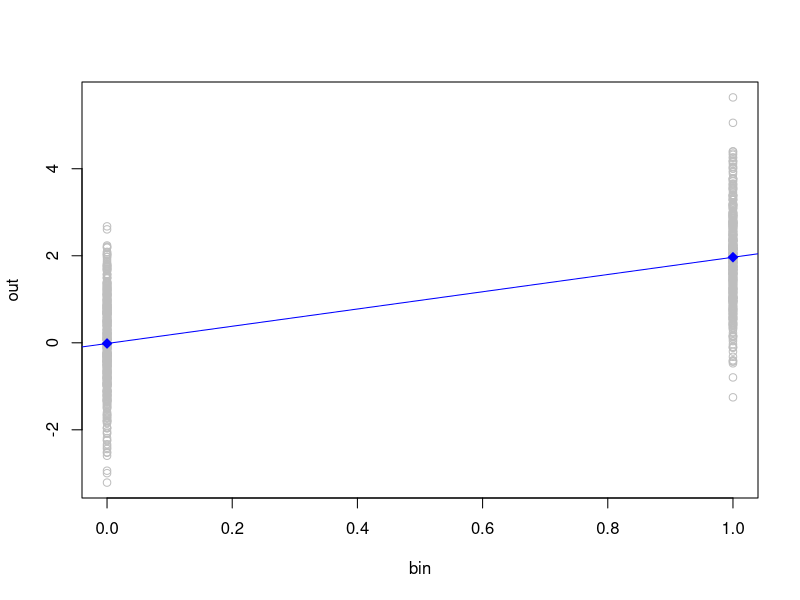
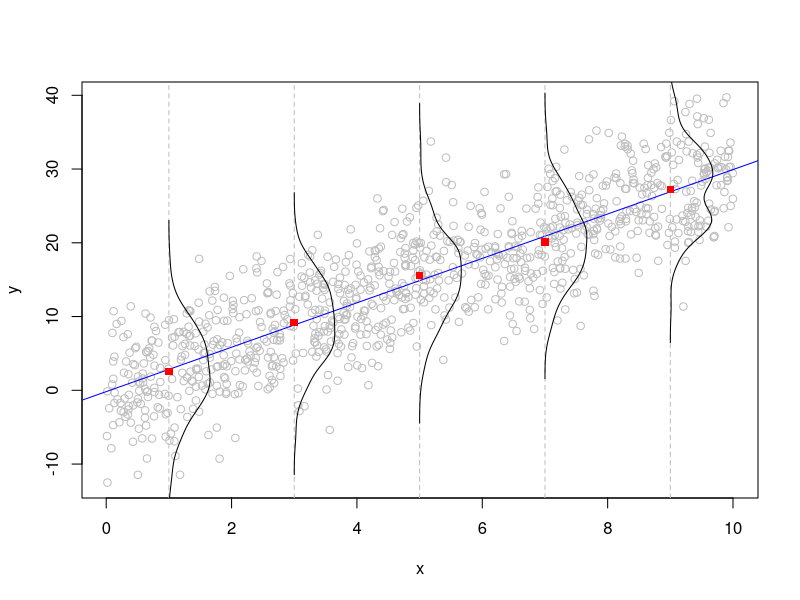
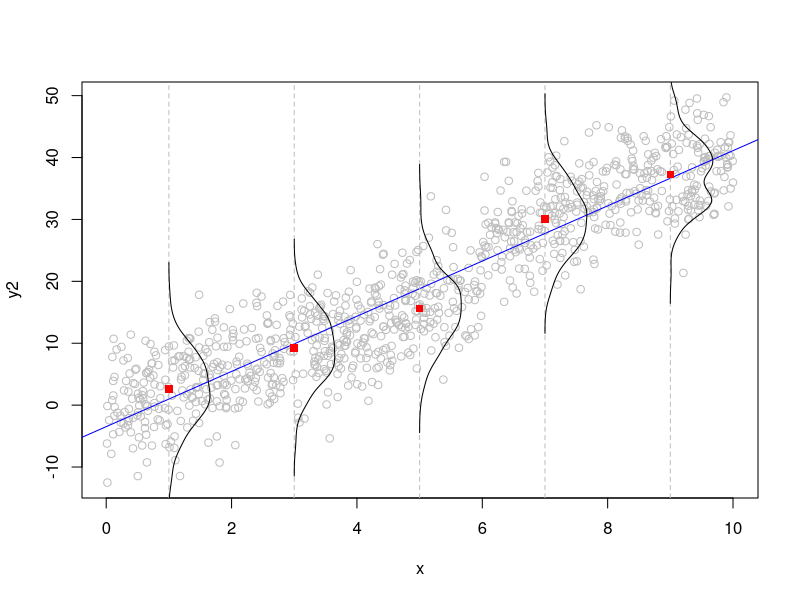
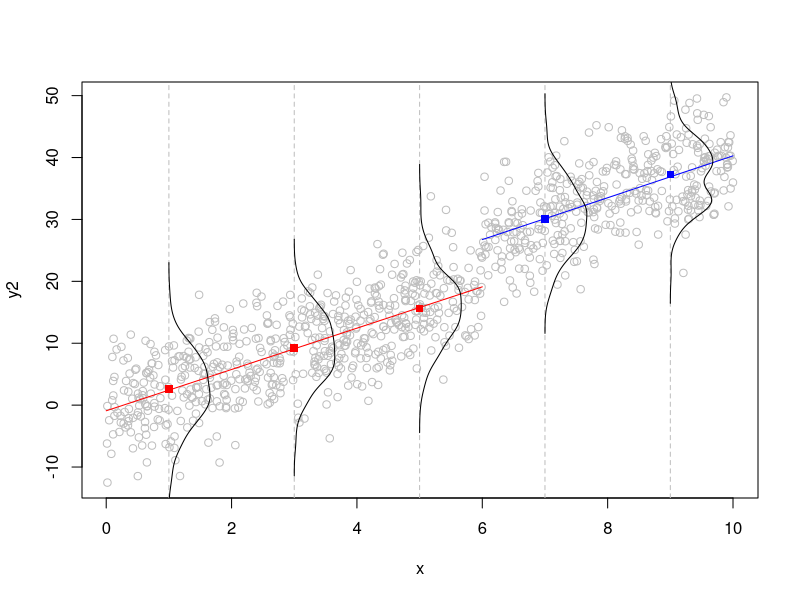
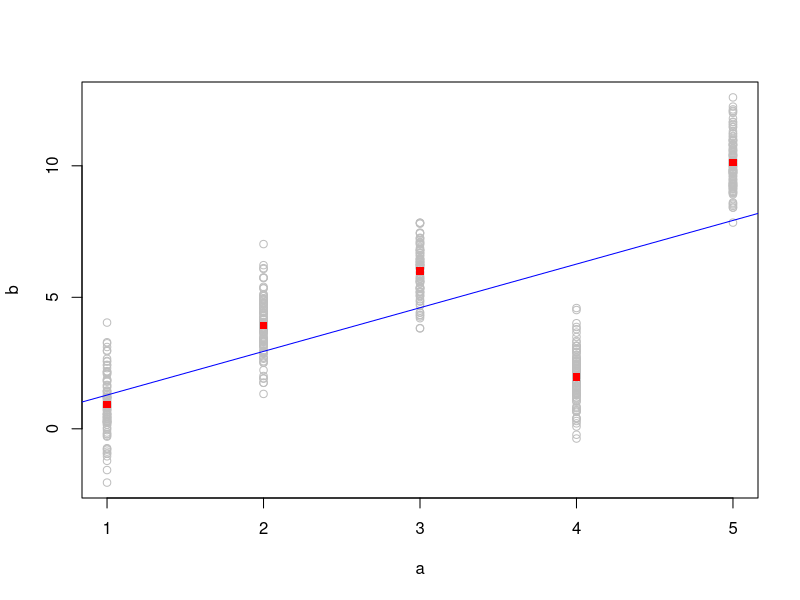
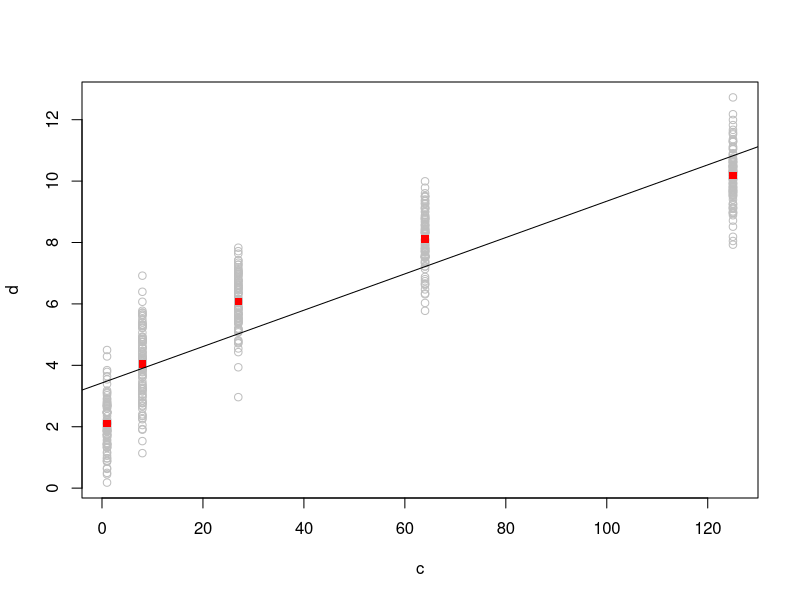
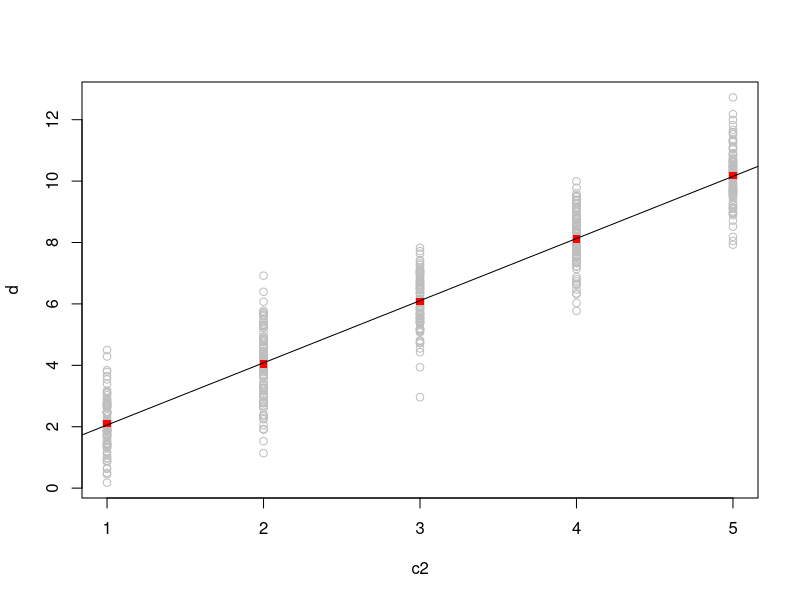
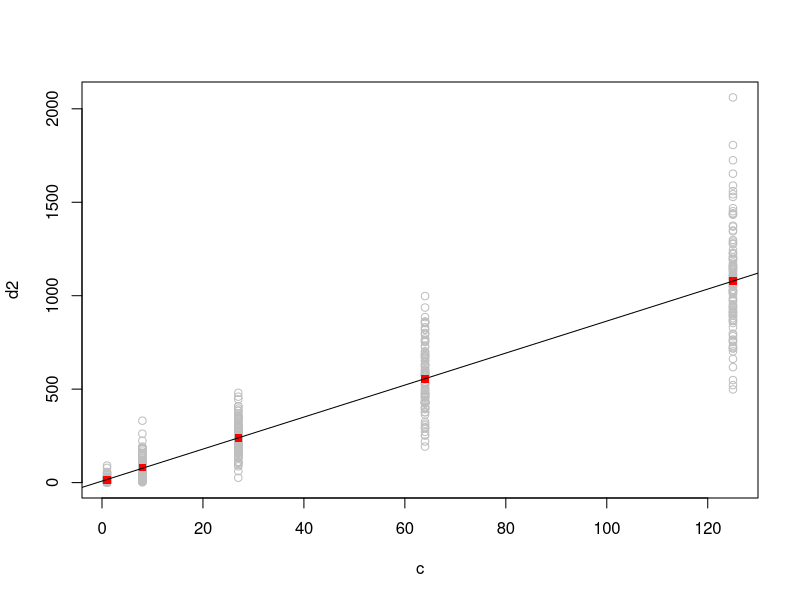

Source code (R) for these figures, in order:
#' # Bivariate Regression #
#'
#' ## Regression on a binary covariate ##
#' The easiest way to understand bivariate regression is to view it as equivalent to a two-sample t-test.
#' Imagine we have a binary variable (like male/female or treatment/control):
set.seed(1)
bin <- rbinom(1000,1,.5)
#' Then we have an outcome that is influenced by that group:
out <- 2*bin + rnorm(1000)
#' We can use `by` to calculate the treatment group means:
by(out, bin, mean)
#' This translates to a difference of:
diff(by(out, bin, mean))
#' A two-sample t-test shows us whether there is a significant difference between the two groups:
t.test(out~bin)
#' If we run a linear regression, we find that the mean-difference is the same as the regression slope:
lm(out~bin)
#' And t-statistic (and its significance) for the regression slope matches that from the t.test:
summary(lm(out~bin))$coef[2,]
#' It becomes quite easy to see this visually in a plot of the regression:
plot(out~bin, col='gray')
points(0:1,by(out,bin,mean),col='blue',bg='blue',pch=23)
abline(coef(lm(out~bin)), col='blue')
#'
#'
#' ## Regression on a continuous covariate ##
#' A regression involving a continuous covariate is similar, but rather than representing the difference in means between two groups (with the covariate is binary), it represents the conditional mean of the outcome at each level of the covariate.
#' We can see this in some simple fake data:
set.seed(1)
x <- runif(1000,0,10)
y <- 3*x + rnorm(1000,0,5)
#' Here, we'll cut our covariate into five levels and estimate the density of the outcome `y` in each of those levels:
x1 <- ifelse(x<2,1,ifelse(x >=2 & x<4,2,ifelse(x >=4 & x<6,3,ifelse(x >=6 & x<8,4,ifelse(x >=8 & x<10,5,NA)))))
d1 <- density(y[x1==1])
d2 <- density(y[x1==2])
d3 <- density(y[x1==3])
d4 <- density(y[x1==4])
d5 <- density(y[x1==5])
#' We'll then use those values to show how the regression models the mean of `y` conditional on `x`. Let's start with the model:
m1 <- lm(y~x)
#' It is also worth highlighting that, in a bivariate regression model, the regression slope is simply a weighted version of the correlation coefficient. We can see this by calculating the correlation between `x` and `y` and then weighting that by the ratio of the covariances of each. You'll see that this is exactly the slope coefficient reported by R:
cor(y,x)
slope <- cor(y,x) * sqrt( cov(y,y) / cov(x,x) ) # manually calculate coefficient as weighted correlation
coef(m1)[2] # coefficient on x
slope
#'
#' But let's plot the data to get a better understanding of what it looks like:
plot(x,y, col='gray')
# add the regression equation:
abline(coef(m1), col='blue')
# add the conditional densities:
abline(v=c(1,3,5,7,9), col='gray', lty=2)
points(1+d1$y*10, d1$x, type='l', col='black')
points(3+d2$y*10, d2$x, type='l', col='black')
points(5+d3$y*10, d3$x, type='l', col='black')
points(7+d4$y*10, d4$x, type='l', col='black')
points(9+d5$y*10, d5$x, type='l', col='black')
# add points representing conditional means:
points(1,mean(y[x1==1]), col='red', pch=15)
points(3,mean(y[x1==2]), col='red', pch=15)
points(5,mean(y[x1==3]), col='red', pch=15)
points(7,mean(y[x1==4]), col='red', pch=15)
points(9,mean(y[x1==5]), col='red', pch=15)
#'
#' As is clear, the regression line travels through the conditional means of `y` at each level of `x`. We can also see in the densities that `y` is approximately normally distributed at each value of `x` (because we made our data that way). These data thus nicely satisfy the assumptions for linear regression.
#'
#' Obviously, our data rarely satisfy those assumptions so nicely. We can modify our fake data to have less desirable properties and see how that affects our inference. Let's put a discontinuity in our `y` value by simply increasing it by 10 for all values of `x` greater than 6:
y2 <- y
y2[x>6] <- y[x>6] + 10
#' We can build a new model for these data:
m2 <- lm(y2~x)
#' Let's estimate the conditional densities, as we did above, but for the new data:
e1 <- density(y2[x1==1])
e2 <- density(y2[x1==2])
e3 <- density(y2[x1==3])
e4 <- density(y2[x1==4])
e5 <- density(y2[x1==5])
#' And then let's look at how that model fits the new data:
plot(x,y2, col='gray')
# add the regression equation:
abline(coef(m2), col='blue')
# add the conditional densities:
abline(v=c(1,3,5,7,9), col='gray', lty=2)
points(1+e1$y*10, e1$x, type='l', col='black')
points(3+e2$y*10, e2$x, type='l', col='black')
points(5+e3$y*10, e3$x, type='l', col='black')
points(7+e4$y*10, e4$x, type='l', col='black')
points(9+e5$y*10, e5$x, type='l', col='black')
# add points representing conditional means:
points(1,mean(y2[x1==1]), col='red', pch=15)
points(3,mean(y2[x1==2]), col='red', pch=15)
points(5,mean(y2[x1==3]), col='red', pch=15)
points(7,mean(y2[x1==4]), col='red', pch=15)
points(9,mean(y2[x1==5]), col='red', pch=15)
#' As should be clear in the plot, the line no longer goes through the conditional means (see, especially, the third density curve) because the outcome `y` is not a linear function of `x`.
#' To obtain a better fit, we can estimate two separate lines, one on each side of the discontinuing:
m3a <- lm(y2[x<=6] ~ x[x<=6])
m3b <- lm(y2[x>6] ~ x[x>6])
#' Now let's redraw our data and the plot for `x<=6` in red and the plot for `x>6` in blue:
plot(x,y2, col='gray')
segments(0,coef(m3a)[1],6,coef(m3a)[1]+6*coef(m3a)[2], col='red')
segments(6,coef(m3b)[1]+(6*coef(m3b)[2]),10,coef(m3b)[1]+10*coef(m3b)[2], col='blue')
# redraw the densities:
abline(v=c(1,3,5,7,9), col='gray', lty=2)
points(1+e1$y*10, e1$x, type='l', col='black')
points(3+e2$y*10, e2$x, type='l', col='black')
points(5+e3$y*10, e3$x, type='l', col='black')
points(7+e4$y*10, e4$x, type='l', col='black')
points(9+e5$y*10, e5$x, type='l', col='black')
# redraw points representing conditional means:
points(1,mean(y2[x1==1]), col='red', pch=15)
points(3,mean(y2[x1==2]), col='red', pch=15)
points(5,mean(y2[x1==3]), col='red', pch=15)
points(7,mean(y2[x1==4]), col='blue', pch=15)
points(9,mean(y2[x1==5]), col='blue', pch=15)
#' Our two new models `m3a` and `m3b` are better fits to the data because they satisfy the requirement that the regression line travel through the conditional means of `y`.
#' Thus, regardless of the form of our covariate(s), our regression models only provide valid inference if the regression line travels through the conditional mean of `y` for every value of `x`.
#'
#' ## Regression on a discrete covariate ##
#' Binary and continuous covariates are easy to model, but we often have data that are not binary or continuous, but instead are categorical. Building regression models with these kinds of variables gives us many options to consider. In particular, developing a model that points through the conditional means of the outcome can be more complicated because the relationship between the outcome and a categorical covariate (if treated as continuous) is unlikely to be linear. We then have to decide how best to model the data.
#' Let's start with some fake data to illustrate this:
a <- sample(1:5, 500, TRUE)
b <- numeric(length=500)
b[a==1] <- a[a==1] + rnorm(sum(a==1))
b[a==2] <- 2*a[a==2] + rnorm(sum(a==2))
b[a==3] <- 2*a[a==3] + rnorm(sum(a==3))
b[a==4] <- .5*a[a==4] + rnorm(sum(a==4))
b[a==5] <- 2*a[a==5] + rnorm(sum(a==5))
#' Let's treat `a` as a continuous covariate, assume the a-b relationship is linear, and build the corresponding linear regression model:
n1 <- lm(b~a)
#' We can see the relationship in the data by plotting `b` as a function of `a`:
plot(a,b,col='gray')
abline(coef(n1), col='blue')
# draw points representing conditional means:
points(1,mean(b[a==1]), col='red', pch=15)
points(2,mean(b[a==2]), col='red', pch=15)
points(3,mean(b[a==3]), col='red', pch=15)
points(4,mean(b[a==4]), col='red', pch=15)
points(5,mean(b[a==5]), col='red', pch=15)
#' Clearly, the regression line misses the conditional mean values of `b` at all values of `a`. Our model is therefore not very good.
#' To correct for this, we can either (1) attempt to transform our variables to force a straight-line (which probably isn't possible in this case, but might be if the relationship were curvilinear) or (2) convert the `a` covariate to a factor and thus model the relationship as a series of indicator (or "dummy") variables.
#'
#' ## Discrete covariate as factor ##
#' When we treat a discrete covariate as a factor, R automatically transforms the variable into a series of indicator variables during the estimation of the regression. Let's compare our original model to this new model:
# our original model (treating `a` as continuous):
summary(n1)
# our new model:
n2 <- lm(b ~ factor(a))
summary(n2)
#' Obviously, the regression output is quite different for the two models. For `n1`, we see the slope of the line we drew in the plot above. For `n2`, we instead see the slopes comparing `b` for `a==1` to `b` for all other levels of `a` (i.e., dummy coefficient slopes).
#' R defaults to taking the lowest factor level as the baseline, but we can change this by reordering the levels of the factor:
# a==5 as baseline:
summary(lm(b ~ factor(a, levels=5:1)))
# a==4 as baseline:
summary(lm(b ~ factor(a, levels=c(4,1,2,3,5))))
#' Another approach is model the regression without an intercept:
# a==1 as baseline with no intercept:
n3 <- lm(b ~ 0 + factor(a))
summary(n3)
#' In this model, the coefficients are exactly the conditionals of `b` for each value of `a`:
coef(n3) # coefficients
sapply(1:5, function(x) mean(b[a==x])) # conditional means
#' All of these models produce the same substantive inference, but might simplify interpretation in any particular situation.
#'
#' ##Variable transformations ##
#' Sometimes, rather than forcing the categorical variable to be a set of indicators through the use of `factor`, we can treat the covariate as continuous once we transform it or the outcome in some way.
#' Let's start with some fake data (based on our previous example):
c <- a^3
d <- 2*a + rnorm(length(a))
#' These data have a curvilinear relationship that is not well represented by a linear regression line:
plot(c,d,col='gray')
sapply(unique(c), function(x) points(x,mean(d[c==x]),col='red',pch=15))
abline(lm(d~c))
#' As before, we can model this by treating the covariate `c` as a factor and find that model gives us the conditional means of `d`:
coef(lm(d~0+factor(c))) # coefficients
sapply(sort(unique(c)), function(x) mean(d[c==x])) # conditional means
#' We can also obtain the same substantive inference by transforming the variable(s) to produce a linear fit. In this case, we know (because we made up the data) that there is a cubic relationship between `c` and `d`. If we make a new version of the covariate `c` that is the cube-root of `c`, we should be able to force a linear fit:
c2 <- c^(1/3)
plot(c2,d, col='gray')
sapply(unique(c2), function(x) points(x,mean(d[c2==x]),col='red',pch=15))
abline(lm(d~c2))
#' We could also transform the outcome `d` by taking it cubed:
d2 <- d^3
plot(c,d2, col='gray')
sapply(unique(c), function(x) points(x,mean(d2[c==x]),col='red',pch=15))
abline(lm(d2~c))
#' Again, the plot shows this transformation also produces a linear fit. Thus we can reasonably model the relationship between a discrete covariate and a continuous outcome in a number of ways that satisfy the basic assumption of drawing the regression line through the conditional means of the outcome.
#' 